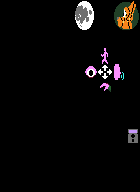

A level layout from a 2D game, rendered from its tile map. Below: a short description, then the map file with its tile-grid data intact:
An orthogonal 20x24 tile map with 7x8 px tiles, 1 tile layer (Tile Layer 1).

<map version="1.2" tiledversion="1.2.3" orientation="orthogonal" renderorder="left-up" width="20" height="24" tilewidth="7" tileheight="8" infinite="0" nextlayerid="3" nextobjectid="1">
 <tileset firstgid="1" source="ingame.tsx" />
 <layer id="2" name="Tile Layer 1" width="20" height="24">
  <data encoding="csv">
0,0,0,0,0,0,0,0,0,0,0,0,0,0,0,0,0,0,0,0,
0,0,0,0,0,0,0,0,0,0,103,0,104,0,0,0,105,0,106,0,
0,0,0,0,0,0,0,0,0,0,0,0,0,0,0,0,0,0,0,0,
0,0,0,0,0,0,0,0,0,0,113,0,114,0,0,0,115,0,116,0,
0,0,0,0,0,0,0,0,0,0,0,0,0,0,0,0,0,0,0,0,
0,0,0,0,0,0,0,0,0,0,0,0,0,0,0,0,0,0,0,0,
0,0,0,0,0,0,0,0,0,0,0,0,0,0,0,0,0,0,0,0,
0,0,0,0,0,0,0,0,0,0,117,0,117,0,98,0,117,0,117,0,
0,0,0,0,0,0,0,0,0,0,0,0,0,0,0,0,0,0,0,0,
0,0,0,0,0,0,0,0,0,0,0,0,107,0,108,0,109,0,0,0,
0,0,0,0,0,0,0,0,0,0,0,0,0,0,0,0,0,0,0,0,
0,0,0,0,0,0,0,0,0,0,0,0,0,0,118,0,0,0,0,0,
0,0,0,0,0,0,0,0,0,0,0,0,0,0,0,0,0,0,0,0,
0,0,0,0,0,0,0,0,0,0,0,0,0,0,0,0,0,0,0,0,
0,0,0,0,0,0,0,0,0,0,0,0,0,0,0,0,0,0,0,0,
0,0,0,0,0,0,0,0,0,0,0,0,0,0,0,0,0,0,0,0,
0,0,0,0,0,0,0,0,0,0,0,0,0,0,0,0,0,0,0,0,
0,0,0,0,0,0,0,0,0,0,0,0,0,0,0,0,0,0,120,0,
0,0,0,0,0,0,0,0,0,0,0,0,0,0,0,0,0,0,0,0,
0,0,0,0,0,0,0,0,0,0,0,0,0,0,0,0,119,0,0,0,
0,0,0,0,0,0,0,0,0,0,0,0,0,0,0,0,0,0,0,0,
0,0,0,0,0,0,0,0,0,0,0,0,0,0,0,0,119,0,0,0,
0,0,0,0,0,0,0,0,0,0,0,0,0,0,0,0,0,0,0,0,
0,0,0,0,0,0,0,0,0,0,0,0,0,0,0,0,119,0,0,0
</data>
 </layer>
</map>
